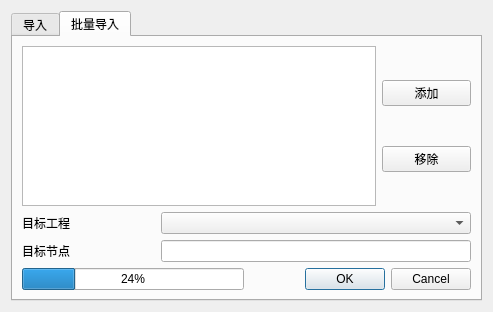
<?xml version="1.0" encoding="UTF-8"?>
<ui version="4.0">
 <class>Import_Macao</class>
 <widget class="QWidget" name="Import_Macao">
  <property name="geometry">
   <rect>
    <x>0</x>
    <y>0</y>
    <width>493</width>
    <height>312</height>
   </rect>
  </property>
  <property name="windowTitle">
   <string>导入Macao数据</string>
  </property>
  <property name="windowIcon">
   <iconset resource="../resources/SatExplorer.qrc">
    <normaloff>:/SatExplorer/icon/InSARapp.ico</normaloff>:/SatExplorer/icon/InSARapp.ico</iconset>
  </property>
  <layout class="QVBoxLayout" name="verticalLayout">
   <item>
    <widget class="QTabWidget" name="tabWidget">
     <property name="currentIndex">
      <number>1</number>
     </property>
     <widget class="QWidget" name="tab_3">
      <attribute name="title">
       <string>导入</string>
      </attribute>
      <layout class="QVBoxLayout" name="verticalLayout_6" stretch="1,3,1,0">
       <item>
        <layout class="QHBoxLayout" name="horizontalLayout_4">
         <item>
          <widget class="QLabel" name="label_6">
           <property name="text">
            <string>图像（.jpg,.tiff,*.png,*.bmp）</string>
           </property>
          </widget>
         </item>
         <item>
          <widget class="QLineEdit" name="LineEdit_xml"/>
         </item>
         <item>
          <widget class="QPushButton" name="button_xml_browse">
           <property name="text">
            <string>浏览...</string>
           </property>
          </widget>
         </item>
        </layout>
       </item>
       <item>
        <layout class="QFormLayout" name="formLayout">
         <item row="0" column="0">
          <widget class="QLabel" name="label_3">
           <property name="text">
            <string> 目标工程</string>
           </property>
          </widget>
         </item>
         <item row="0" column="1">
          <widget class="QComboBox" name="comboBox_dst_project"/>
         </item>
         <item row="1" column="1">
          <spacer name="verticalSpacer">
           <property name="orientation">
            <enum>Qt::Vertical</enum>
           </property>
           <property name="sizeHint" stdset="0">
            <size>
             <width>20</width>
             <height>40</height>
            </size>
           </property>
          </spacer>
         </item>
         <item row="2" column="0">
          <widget class="QLabel" name="label_4">
           <property name="text">
            <string> 目标节点</string>
           </property>
          </widget>
         </item>
         <item row="3" column="1">
          <spacer name="verticalSpacer_2">
           <property name="orientation">
            <enum>Qt::Vertical</enum>
           </property>
           <property name="sizeHint" stdset="0">
            <size>
             <width>20</width>
             <height>40</height>
            </size>
           </property>
          </spacer>
         </item>
         <item row="4" column="0">
          <widget class="QLabel" name="label_5">
           <property name="text">
            <string>目标文件名</string>
           </property>
          </widget>
         </item>
         <item row="4" column="1">
          <widget class="QLineEdit" name="LineEdit_dst_filename"/>
         </item>
         <item row="2" column="1">
          <widget class="QLineEdit" name="lineEdit_dst_node"/>
         </item>
        </layout>
       </item>
       <item>
        <widget class="QProgressBar" name="progressBar">
         <property name="value">
          <number>24</number>
         </property>
        </widget>
       </item>
       <item>
        <layout class="QHBoxLayout" name="horizontalLayout_7">
         <item>
          <widget class="QDialogButtonBox" name="buttonBox">
           <property name="standardButtons">
            <set>QDialogButtonBox::Cancel|QDialogButtonBox::Ok</set>
           </property>
          </widget>
         </item>
        </layout>
       </item>
      </layout>
     </widget>
     <widget class="QWidget" name="tab">
      <attribute name="title">
       <string>批量导入</string>
      </attribute>
      <layout class="QVBoxLayout" name="verticalLayout_3" stretch="4,4">
       <item>
        <layout class="QHBoxLayout" name="horizontalLayout" stretch="8,2">
         <item>
          <layout class="QVBoxLayout" name="verticalLayout_2">
           <item>
            <widget class="QListWidget" name="listWidget"/>
           </item>
          </layout>
         </item>
         <item>
          <layout class="QVBoxLayout" name="verticalLayout_4">
           <item>
            <widget class="QPushButton" name="pushButton_add">
             <property name="text">
              <string>添加</string>
             </property>
            </widget>
           </item>
           <item>
            <widget class="QPushButton" name="pushButton_remove">
             <property name="text">
              <string>移除</string>
             </property>
            </widget>
           </item>
          </layout>
         </item>
        </layout>
       </item>
       <item>
        <layout class="QHBoxLayout" name="horizontalLayout_3">
         <item>
          <layout class="QVBoxLayout" name="verticalLayout_5">
           <item>
            <layout class="QHBoxLayout" name="horizontalLayout_6" stretch="3,7">
             <item>
              <widget class="QLabel" name="label">
               <property name="text">
                <string>目标工程</string>
               </property>
              </widget>
             </item>
             <item>
              <widget class="QComboBox" name="comboBox_dst_project_2"/>
             </item>
            </layout>
           </item>
           <item>
            <layout class="QHBoxLayout" name="horizontalLayout_5" stretch="3,7">
             <item>
              <widget class="QLabel" name="label_2">
               <property name="text">
                <string>目标节点</string>
               </property>
              </widget>
             </item>
             <item>
              <widget class="QLineEdit" name="lineEdit_dst_node_2"/>
             </item>
            </layout>
           </item>
           <item>
            <layout class="QHBoxLayout" name="horizontalLayout_2" stretch="5,5">
             <item>
              <widget class="QProgressBar" name="progressBar_2">
               <property name="value">
                <number>24</number>
               </property>
              </widget>
             </item>
             <item>
              <widget class="QDialogButtonBox" name="buttonBox_2">
               <property name="standardButtons">
                <set>QDialogButtonBox::Cancel|QDialogButtonBox::Ok</set>
               </property>
              </widget>
             </item>
            </layout>
           </item>
          </layout>
         </item>
        </layout>
       </item>
      </layout>
     </widget>
    </widget>
   </item>
  </layout>
 </widget>
 <resources>
  <include location="../resources/SatExplorer.qrc"/>
 </resources>
 <connections/>
</ui>
